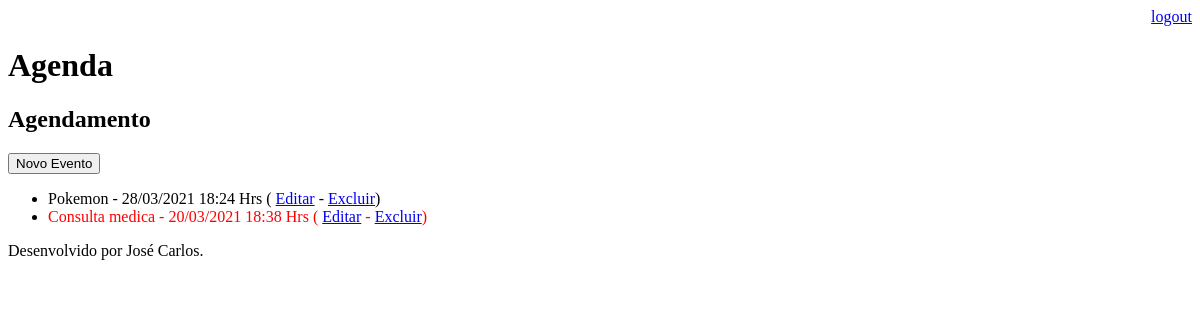
The app's page /agenda/ (signed in), older data.
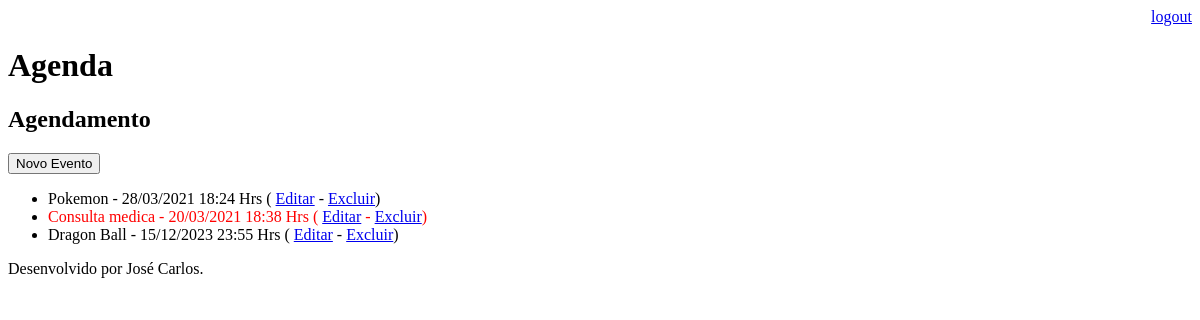
The same page, newer data.
### core/models.py (models this page shows, shortened)
class Evento(models.Model):
    titulo = models.CharField(max_length=100)
    descricao = models.TextField(blank=True, null=True)
    data = models.DateTimeField(verbose_name='Data do Evento')
    datacriacao = models.DateTimeField(auto_now=True, verbose_name='Data da Criação')
    usuario = models.ForeignKey(User, on_delete=models.CASCADE)
    class Meta:
        db_table = "evento"
    def get_data_evento(self):
        return self.data.strftime('%d/%m/%Y %H:%M Hrs')
    def get_evento_atrasado(self):
        if self.data < datetime.now():
            return True
        else:
            return False

### core/views.py (the view)
# urls.py: path('agenda/', views.lista_eventos),
@login_required(login_url='/login/')
def lista_eventos(request):
    usuario = request.user
    data_atual = datetime.now() - timedelta(hours=1)
    evento = Evento.objects.filter(usuario=usuario)
    response = {'eventos' :evento}
    return render(request, 'agenda.html', response)

### Templates/agenda.html
{% extends "model-page.html" %}
{% block content %}
    <h2>Agendamento</h2>
    <a href="evento/">
        <button type="button" >Novo Evento</button>
    </a>
    <ul>
    {% for evento in eventos%}
        <li>
            <div style={% if evento.get_evento_atrasado %} "color:red" {% endif %}>
                {{evento.titulo}} - {{evento.get_data_evento}}
                (
                <a href="evento/?id={{ evento.id }}">Editar</a> -
                <a href="evento/delete/{{ evento.id }}/">Excluir</a>)
            </div>
        </li>
    {% endfor %}
    </ul>
{% endblock %}

Row changes from the older to the newer data that the page shows:
added Evento: titulo "Dragon Ball", get_data_evento "15/12/2023 23:55 Hrs"
